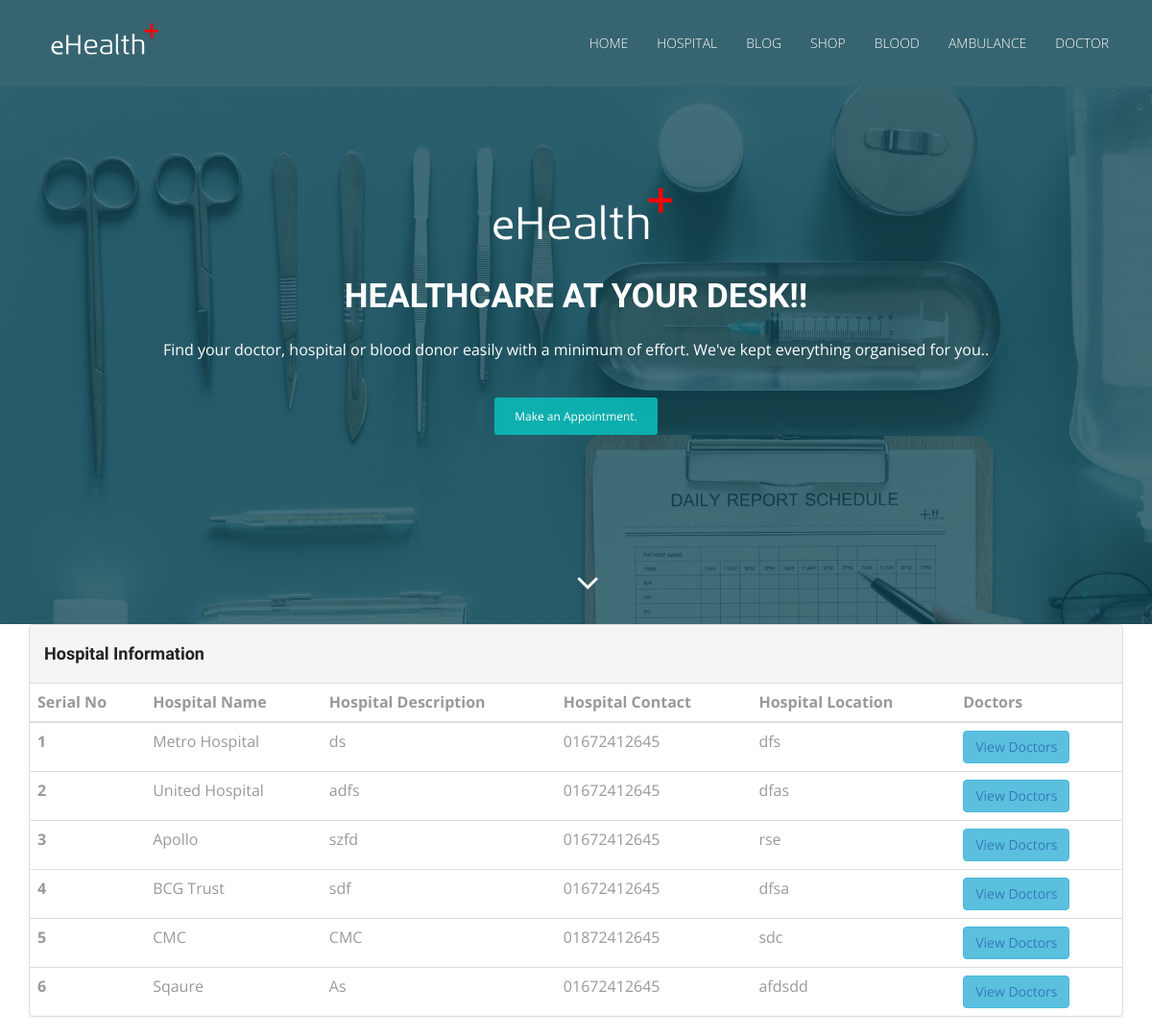
/index.php/welcome/hospital_master, run on an earlier commit of the app's database.
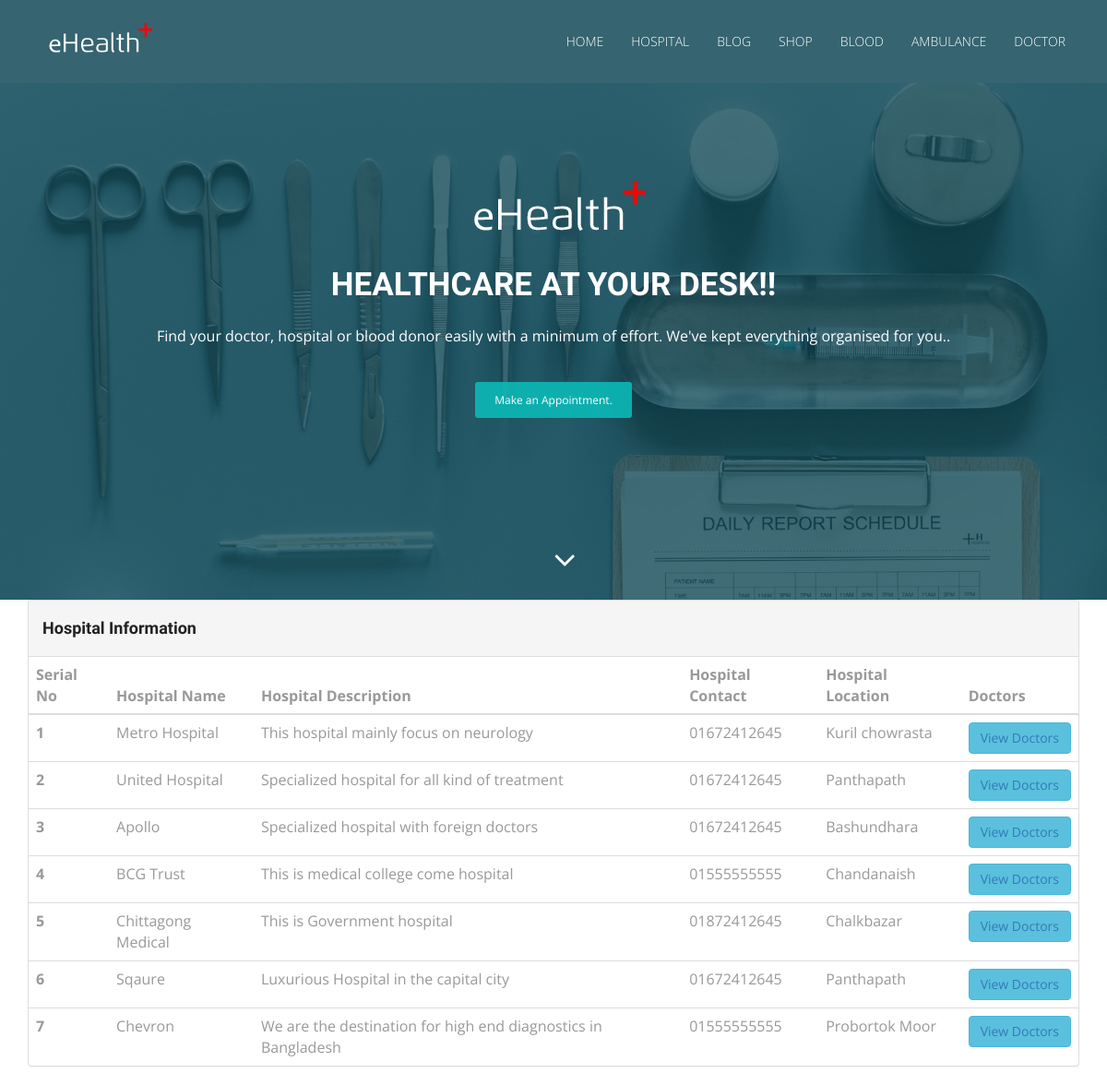
And on a later commit of the database.
### tables this page shows
CREATE TABLE `tbl_hospital` (
  `hospital_id` int(11) NOT NULL,
  `cabin_id` int(11) NOT NULL,
  `hospital_name` varchar(255) NOT NULL,
  `hospital_desc` text NOT NULL,
  `hospital_contact` varchar(16) NOT NULL,
  `hospital_location` text NOT NULL,
  `hospital_status` tinyint(3) NOT NULL
);

### application/controllers/Welcome.php (called while the page is built, shortened)
<?php
class Welcome extends CI_Controller
{
    public function __construct()
    {
        $this->load->model('welcome_model');
    }
    public function hospital_master()
    {
        $data = array();
        $data['hospital_list'] = $this->welcome_model->get_all_active_hospitals();
        $this->load->view('pages/hospital_master', $data);
    }
}

### index.php (called while the page is built, shortened)
<?php
require_once BASEPATH.'core/CodeIgniter.php';

### application/models/Welcome_model.php (called while the page is built, shortened)
<?php
class Welcome_model extends CI_Model
{
    public function get_all_active_hospitals()
    {
        $result = $this->db->select('*')
            ->from('tbl_hospital')
            ->where('hospital_status', 1)
            ->get()
            ->result();
        return $result;
    }
}

### application/views/pages/hospital_master.php (the view, shortened to what this page needs)
<!DOCTYPE html>
<html lang="en">
<head>
    <link rel="stylesheet" type="text/css" href="<?php echo base_url()?>asset/css/font-awesome.min.css">
    <link rel="stylesheet" type="text/css" href="<?php echo base_url()?>asset/css/bootstrap.min.css">
    <link rel="stylesheet" type="text/css" href="<?php echo base_url()?>asset/css/style.css">
</head>
<body id="myPage" data-spy="scroll" data-target=".navbar" data-offset="60">
<section id="banner" class="banner">
    <div class="bg-color">
        <nav class="navbar navbar-default navbar-fixed-top">
            <div class="container">
                <div class="col-md-12">
                    <div class="navbar-header">
                        <a class="navbar-brand" href="<?php echo base_url()?>"><img src="<?php echo base_url()?>asset/img/logo.png" class="img-responsive" style="width: 140px; margin-top: -16px;"></a>
                    </div>
                    <div class="collapse navbar-collapse navbar-right" id="myNavbar">
                        <ul class="nav navbar-nav">
                            <li class=""><a href="<?php echo base_url()?>">Home</a></li>
                            <li class=""><a href="<?php echo base_url('welcome/hospital_master')?>">Hospital</a></li>
                            <li class=""><a href="#blog">Blog</a></li>
                            <li class=""><a href="#shop">Shop</a></li>
                            <li class=""><a href="<?php echo base_url('welcome/add_donor_master')?>">Blood</a></li>
                            <li class=""><a href="<?php echo base_url('welcome/add_ambulance_master')?>">Ambulance</a></li>
                            <li class=""><a href="<?php echo base_url('welcome/add_doctor_master')?>">doctor</a></li>
                        </ul>
                    </div>
                </div>
            </div>
        </nav>
        <div class="container">
            <div class="row">
                <div class="banner-info">
                    <div class="banner-logo text-center">
                        <img src="<?php echo base_url()?>asset/img/logo.png" class="img-responsive">
                    </div>
                    <div class="banner-text text-center">
                        <h1 class="white">Healthcare at your desk!!</h1>
                        <p>Find your doctor, hospital or blood donor easily with a minimum of effort. We've kept everything organised for you..</p>
                        <a href="<?php echo base_url('welcome/add_doctor_master')?>" class="btn btn-appoint">Make an Appointment.</a>
                    </div>
                    <div class="overlay-detail text-center">
                        <a href="#cta-3"><i class="fa fa-angle-down"></i></a>
                    </div>
                </div>
            </div>
        </div>
    </div>
</section>
<section>
    <div class="container">
        <div class="panel panel-default">
            <div class="panel-heading">  <h4 >Hospital Information</h4></div>
            <table class="table table-dark">
                <thead>
                <tr>
                    <th scope="col">Serial No</th>
                    <th scope="col">Hospital Name</th>
                    <th scope="col">Hospital Description</th>
                    <th scope="col">Hospital Contact</th>
                    <th scope="col">Hospital Location</th>
                    <th scope="col">Doctors</th>
                </tr>
                </thead>
                <tbody>
                <?php
                $i = 1;
                foreach ($hospital_list as $hospital)
                {
                ?>
                    <tr>
                        <th scope="row"><?php echo $i++?></th>
                        <td><?php echo $hospital->hospital_name?></td>
                        <td><?php echo $hospital->hospital_desc?></td>
                        <td><?php echo $hospital->hospital_contact?></td>
                        <td><?php echo $hospital->hospital_location?></td>
                        <td><button type="button" class="btn btn-info"><a href="<?php echo base_url("welcome/add_hospital_doctors/$hospital->hospital_id")?>" target="_blank">
                                    View Doctors</a></button></td>
                    </tr>
                <?php } ?>
                </tbody>
            </table>
        </div>
    </div>
</section>
</body>
</html>

What changed in the data, as far as the page shows it:
changed tbl_hospital "Metro Hospital": hospital_desc "ds" → "This hospital mainly focus on neurology"; hospital_location "dfs" → "Kuril chowrasta"
changed tbl_hospital "United Hospital": hospital_desc "adfs" → "Specialized hospital for all kind of treatment"; hospital_location "dfas" → "Panthapath"
changed tbl_hospital "Apollo": hospital_desc "szfd" → "Specialized hospital with foreign doctors"; hospital_location "rse" → "Bashundhara"
changed tbl_hospital "BCG Trust": hospital_desc "sdf" → "This is medical college come hospital"; hospital_contact "01672412645" → "01555555555"; hospital_location "dfsa" → "Chandanaish"
changed tbl_hospital: hospital_name "CMC" → "Chittagong Medical"; hospital_desc "CMC" → "This is Government hospital"; hospital_location "sdc" → "Chalkbazar"
changed tbl_hospital "Sqaure": hospital_desc "As" → "Luxurious Hospital in the capital city"; hospital_location "afdsdd" → "Panthapath"
added tbl_hospital: hospital_name "Chevron", hospital_desc "We are the destination for high end diagnostics in Bangladesh", hospital_contact "01555555555", hospital_location "Probortok Moor"
